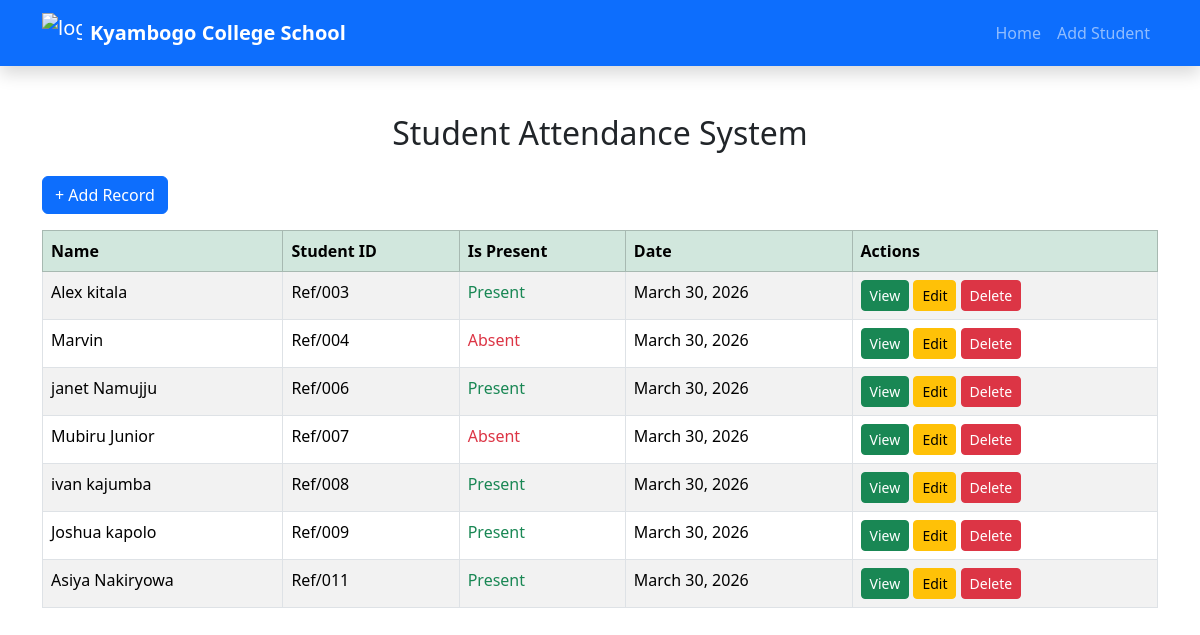
The page / on the database its author committed.
### web/models.py (models this page shows)
class Student(models.Model):
    name = models.CharField(max_length=255)
    student_id = models.CharField(max_length=50, unique=True, default=1)
    is_present = models.BooleanField(default=True)
    date = models.DateField(auto_now_add=True)

### web/views.py (the view)
# urls.py: path('', homePage),
def homePage(request):
    all_students = Student.objects.all()
    context = {
        "students": all_students
    }
    return render(request, 'index.html', context)

### web/templates/index.html (shortened to what this page needs)
<!doctype html>
<html>
  <head>
    <link
      href="https://cdn.jsdelivr.net/npm/bootstrap@5.3.2/dist/css/bootstrap.min.css"
      rel="stylesheet"
    />
    <link
      rel="stylesheet"
      href="https://cdnjs.cloudflare.com/ajax/libs/font-awesome/4.7.0/css/font-awesome.min.css"
    />
  </head>
  <body>
    <nav class="navbar navbar-expand-lg navbar-dark bg-primary shadow">
      <div class="container">
        <a class="navbar-brand d-flex align-items-center" href="/">
          <img
            src="https://images.seeklogo.com/logo-png/55/1/kyambogo-college-school-logo-png_seeklogo-556240.png"
            width="40"
            height="40"
            class="me-2"
            alt="logo"
          />
          <strong>Kyambogo College School</strong>
        </a>
        <div class="collapse navbar-collapse" id="navbarNav">
          <ul class="navbar-nav ms-auto">
            <li class="nav-item">
              <a class="nav-link" href="/">Home</a>
            </li>
            <li class="nav-item">
              <a class="nav-link" href="/add">Add Student</a>
            </li>
          </ul>
       </div>
      </div>
    </nav>
    <div class="container mt-5">
      <h2 class="mb-4 text-center">Student Attendance System</h2>
      <a href="/add" class="btn btn-primary mb-3">+ Add Record</a>
      <table class="table table-bordered table-striped">
        <thead class="table-success">
          <tr>
            <th>Name</th>
            <th>Student ID</th>
            <th>Is Present</th>
            <th>Date</th>
            <th>Actions</th>
          </tr>
        </thead>
        <tbody>
          {% for student in students %}
          <tr>
            <td>{{student.name}}</td>
            <td>{{student.student_id}}</td>
            <td>
              {% if student.is_present %}
              <span class="text-success">Present</span>
              {% else %}
              <span class="text-danger">Absent</span>
              {% endif %}
            </td>
            <td>{{student.date}}</td>
            <td>
              <a href="/view/{{student.id}}" class="btn btn-sm btn-success"
                >View</a
              >
              <a href="/update/{{student.id}}" class="btn btn-sm btn-warning"
                >Edit</a
              >
              <a href="/delete/{{student.id}}" class="btn btn-sm btn-danger"
                >Delete</a
              >
            </td>
          </tr>
          {% empty %}
          <tr>
            <td colspan="5" class="text-center">No records found</td>
          </tr>
          {% endfor %}
        </tbody>
      </table>
    </div>
  </body>
</html>

### rows shown on the page
Student: name "Alex kitala", student_id "Ref/003", is_present "Present", date "March 30, 2026"
Student: name "Marvin", student_id "Ref/004", is_present "Absent", date "March 30, 2026"
Student: name "janet Namujju", student_id "Ref/006", is_present "Present", date "March 30, 2026"
Student: name "Mubiru Junior", student_id "Ref/007", is_present "Absent", date "March 30, 2026"
Student: name "ivan kajumba", student_id "Ref/008", is_present "Present", date "March 30, 2026"
Student: name "Joshua kapolo", student_id "Ref/009", is_present "Present", date "March 30, 2026"
Student: name "Asiya Nakiryowa", student_id "Ref/011", is_present "Present", date "March 30, 2026"
